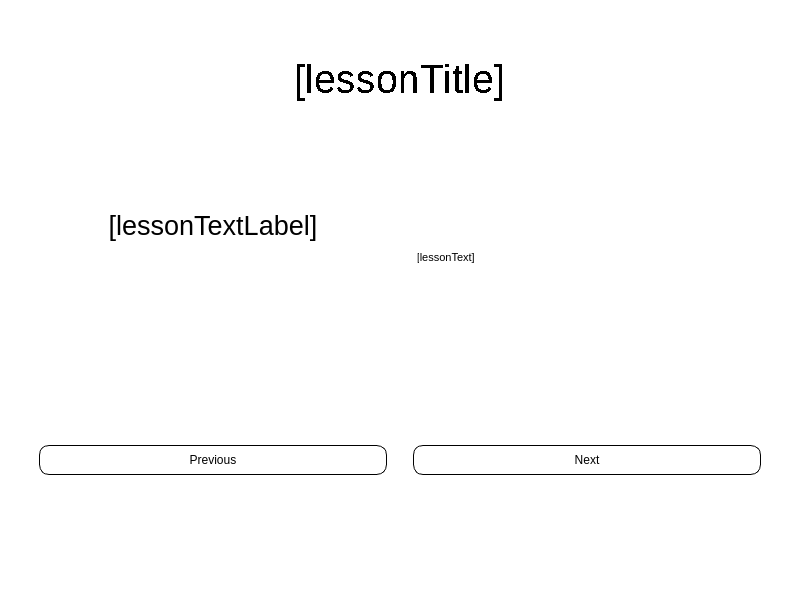
<?xml version="1.0" encoding="UTF-8"?>
<ui version="4.0">
 <class>Learning</class>
 <widget class="QMainWindow" name="Learning">
  <property name="geometry">
   <rect>
    <x>0</x>
    <y>0</y>
    <width>800</width>
    <height>600</height>
   </rect>
  </property>
  <property name="minimumSize">
   <size>
    <width>800</width>
    <height>600</height>
   </size>
  </property>
  <property name="windowTitle">
   <string>Learning</string>
  </property>
  <property name="styleSheet">
   <string notr="true">background-color: rgb(255, 255, 255);</string>
  </property>
  <widget class="QWidget" name="centralwidget">
   <layout class="QVBoxLayout" name="verticalLayout">
    <item>
     <layout class="QVBoxLayout" name="layout" stretch="0,0">
      <property name="sizeConstraint">
       <enum>QLayout::SetMinimumSize</enum>
      </property>
      <property name="leftMargin">
       <number>20</number>
      </property>
      <property name="topMargin">
       <number>20</number>
      </property>
      <property name="rightMargin">
       <number>20</number>
      </property>
      <property name="bottomMargin">
       <number>20</number>
      </property>
      <item>
       <layout class="QHBoxLayout" name="topLayout" stretch="0,0,0">
        <property name="bottomMargin">
         <number>0</number>
        </property>
        <item>
         <spacer name="horizontalSpacer_3">
          <property name="orientation">
           <enum>Qt::Horizontal</enum>
          </property>
          <property name="sizeHint" stdset="0">
           <size>
            <width>40</width>
            <height>20</height>
           </size>
          </property>
         </spacer>
        </item>
        <item>
         <widget class="QLabel" name="lessonTitle">
          <property name="sizePolicy">
           <sizepolicy hsizetype="Minimum" vsizetype="Minimum">
            <horstretch>0</horstretch>
            <verstretch>0</verstretch>
           </sizepolicy>
          </property>
          <property name="minimumSize">
           <size>
            <width>0</width>
            <height>100</height>
           </size>
          </property>
          <property name="font">
           <font>
            <family>Arial</family>
            <pointsize>30</pointsize>
            <weight>50</weight>
            <bold>false</bold>
            <stylestrategy>NoAntialias</stylestrategy>
           </font>
          </property>
          <property name="styleSheet">
           <string notr="true">color: rgb(0, 0, 0);</string>
          </property>
          <property name="text">
           <string>[lessonTitle]</string>
          </property>
          <property name="alignment">
           <set>Qt::AlignCenter</set>
          </property>
          <property name="wordWrap">
           <bool>false</bool>
          </property>
          <property name="margin">
           <number>0</number>
          </property>
         </widget>
        </item>
        <item>
         <spacer name="horizontalSpacer_4">
          <property name="orientation">
           <enum>Qt::Horizontal</enum>
          </property>
          <property name="sizeHint" stdset="0">
           <size>
            <width>40</width>
            <height>20</height>
           </size>
          </property>
         </spacer>
        </item>
       </layout>
      </item>
      <item>
       <layout class="QGridLayout" name="gridLayout">
        <item row="2" column="2">
         <spacer name="verticalSpacer2">
          <property name="orientation">
           <enum>Qt::Vertical</enum>
          </property>
          <property name="sizeHint" stdset="0">
           <size>
            <width>20</width>
            <height>40</height>
           </size>
          </property>
         </spacer>
        </item>
        <item row="0" column="2">
         <spacer name="verticalSpacer1">
          <property name="orientation">
           <enum>Qt::Vertical</enum>
          </property>
          <property name="sizeType">
           <enum>QSizePolicy::MinimumExpanding</enum>
          </property>
          <property name="sizeHint" stdset="0">
           <size>
            <width>20</width>
            <height>5</height>
           </size>
          </property>
         </spacer>
        </item>
        <item row="1" column="1">
         <widget class="QLabel" name="lessonTextLabel">
          <property name="font">
           <font>
            <pointsize>20</pointsize>
           </font>
          </property>
          <property name="text">
           <string>[lessonTextLabel]</string>
          </property>
          <property name="alignment">
           <set>Qt::AlignCenter</set>
          </property>
         </widget>
        </item>
        <item row="3" column="3">
         <widget class="QPushButton" name="nextButton">
          <property name="styleSheet">
           <string notr="true">background-color: rgb(255, 255, 255);
border: 1px solid black;
border-radius: 10%;
padding: 7px;</string>
          </property>
          <property name="text">
           <string>Next</string>
          </property>
         </widget>
        </item>
        <item row="2" column="3">
         <widget class="QTextBrowser" name="lessonText">
          <property name="styleSheet">
           <string notr="true">border: none;</string>
          </property>
          <property name="html">
           <string>&lt;!DOCTYPE HTML PUBLIC &quot;-//W3C//DTD HTML 4.0//EN&quot; &quot;http://www.w3.org/TR/REC-html40/strict.dtd&quot;&gt;
&lt;html&gt;&lt;head&gt;&lt;meta name=&quot;qrichtext&quot; content=&quot;1&quot; /&gt;&lt;style type=&quot;text/css&quot;&gt;
p, li { white-space: pre-wrap; }
&lt;/style&gt;&lt;/head&gt;&lt;body style=&quot; font-family:'MS Shell Dlg 2'; font-size:7.8pt; font-weight:400; font-style:normal;&quot;&gt;
&lt;p style=&quot; margin-top:0px; margin-bottom:0px; margin-left:0px; margin-right:0px; -qt-block-indent:0; text-indent:0px;&quot;&gt;[&lt;span style=&quot; font-family:'Open Sans','Arial','sans-serif'; font-size:8pt; color:#000000; background-color:#ffffff;&quot;&gt;lessonText]&lt;/span&gt;&lt;/p&gt;&lt;/body&gt;&lt;/html&gt;</string>
          </property>
         </widget>
        </item>
        <item row="3" column="1">
         <widget class="QPushButton" name="previousButton">
          <property name="styleSheet">
           <string notr="true">background-color: rgb(255, 255, 255);
border: 1px solid black;
border-radius: 10%;
padding: 7px;</string>
          </property>
          <property name="text">
           <string>Previous</string>
          </property>
         </widget>
        </item>
        <item row="2" column="1">
         <widget class="QGraphicsView" name="lessonImage">
          <property name="styleSheet">
           <string notr="true">border: none;</string>
          </property>
         </widget>
        </item>
        <item row="2" column="0">
         <spacer name="horizontalSpacer1">
          <property name="orientation">
           <enum>Qt::Horizontal</enum>
          </property>
          <property name="sizeType">
           <enum>QSizePolicy::Minimum</enum>
          </property>
          <property name="sizeHint" stdset="0">
           <size>
            <width>10</width>
            <height>10</height>
           </size>
          </property>
         </spacer>
        </item>
        <item row="2" column="4">
         <spacer name="horizontalSpacer2">
          <property name="orientation">
           <enum>Qt::Horizontal</enum>
          </property>
          <property name="sizeType">
           <enum>QSizePolicy::Minimum</enum>
          </property>
          <property name="sizeHint" stdset="0">
           <size>
            <width>10</width>
            <height>10</height>
           </size>
          </property>
         </spacer>
        </item>
        <item row="4" column="2">
         <spacer name="verticalSpacer3">
          <property name="orientation">
           <enum>Qt::Vertical</enum>
          </property>
          <property name="sizeType">
           <enum>QSizePolicy::MinimumExpanding</enum>
          </property>
          <property name="sizeHint" stdset="0">
           <size>
            <width>20</width>
            <height>5</height>
           </size>
          </property>
         </spacer>
        </item>
       </layout>
      </item>
     </layout>
    </item>
   </layout>
  </widget>
  <widget class="QMenuBar" name="menubar">
   <property name="geometry">
    <rect>
     <x>0</x>
     <y>0</y>
     <width>800</width>
     <height>26</height>
    </rect>
   </property>
  </widget>
  <widget class="QStatusBar" name="statusbar"/>
 </widget>
 <resources/>
 <connections/>
</ui>
